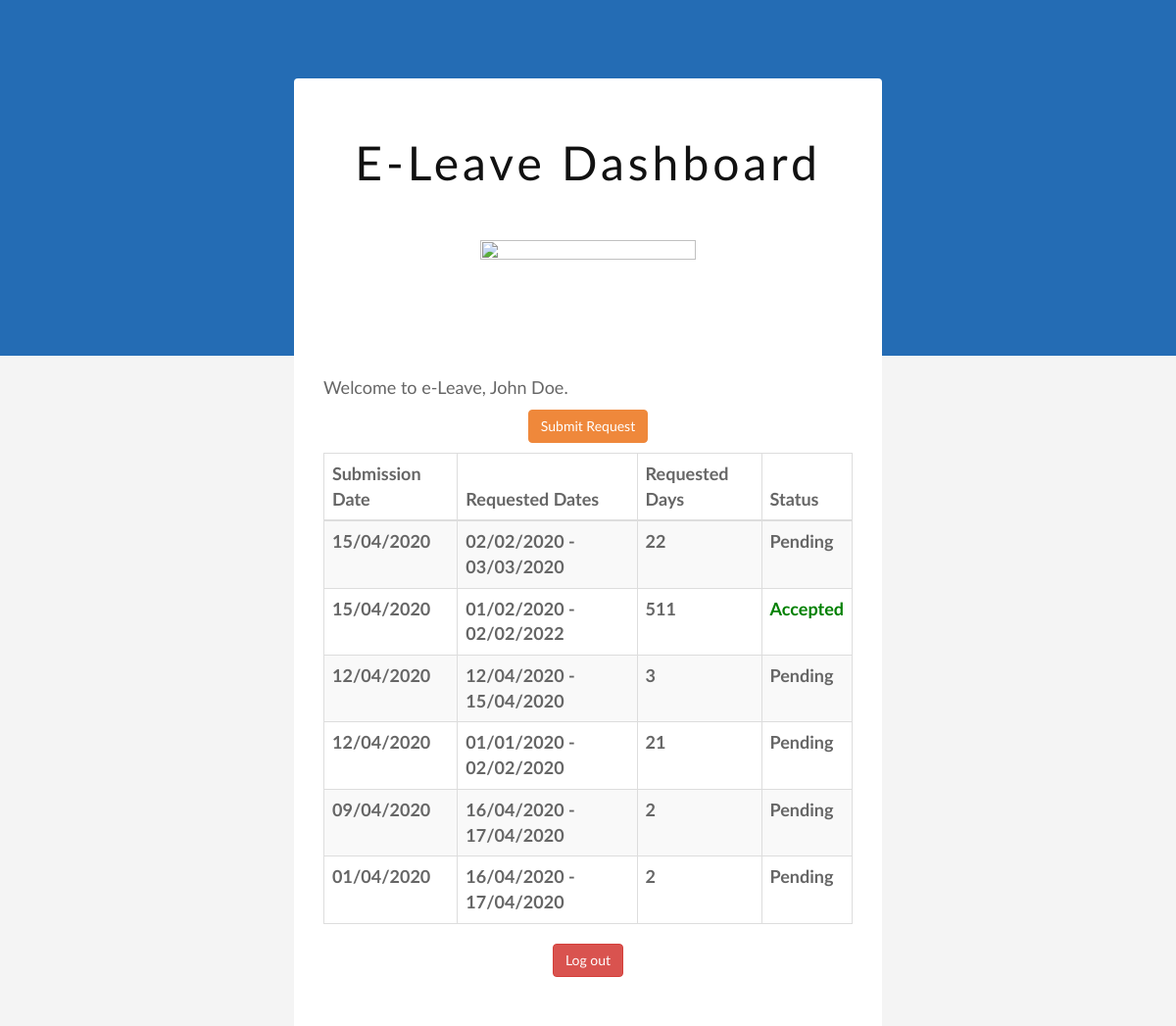
Screenshot of /index.php (signed in) with the database file from the repository.
### tables this page shows
CREATE TABLE `users` (
  `id` int UNSIGNED NOT NULL,
  `first_name` varchar(255) NOT NULL,
  `last_name` varchar(255) NOT NULL,
  `email` varchar(255) NOT NULL,
  `type` enum('employee','supervisor') NOT NULL,
  `password` varchar(255) NOT NULL,
  `supervisor_id` int UNSIGNED NOT NULL
);

CREATE TABLE `applications` (
  `id` int UNSIGNED NOT NULL,
  `employee_id` int UNSIGNED NOT NULL,
  `vacation_start` date NOT NULL,
  `vacation_end` date NOT NULL,
  `reason` text,
  `date_submitted` date NOT NULL,
  `days_requested` int NOT NULL,
  `status` enum('pending','accepted','rejected') NOT NULL
);

### index.php (the view, shortened to what this page needs)
<?php
require_once "pages/config.php";
?>
<!DOCTYPE html>
<html>
<head>
    <link rel="stylesheet" href="https://maxcdn.bootstrapcdn.com/bootstrap/3.3.7/css/bootstrap.css">
    <link rel="stylesheet" type="text/css" href="http://localhost/css/style.css">
</head>
<body style="background-color: #f4f4f4; margin: 0 !important; padding: 0 !important;">
    <table border="0" cellpadding="0" cellspacing="0" width="100%">
        <tr>
            <td bgcolor="#246cb4" align="center">
                <table border="0" cellpadding="0" cellspacing="0" width="100%" style="max-width: 600px;">
                    <tr>
                        <td align="center" valign="top" style="padding: 40px 10px 40px 10px;"> </td>
                    </tr>
                </table>
            </td>
        </tr>
        <tr>
            <td bgcolor="#246cb4" align="center" style="padding: 0px 10px 0px 10px;">
                <table border="0" cellpadding="0" cellspacing="0" width="100%" style="max-width: 600px;">
                    <tr>
                        <td bgcolor="#ffffff" align="center" valign="top" style="padding: 40px 20px 20px 20px; border-radius: 4px 4px 0px 0px; color: #111111; font-family: 'Lato', Helvetica, Arial, sans-serif; font-size: 48px; font-weight: 400; letter-spacing: 4px; line-height: 48px;">
                            <h1 style="font-size: 48px; font-weight: 400; margin: 2;">E-Leave Dashboard</h1> <img src=" https://www.epignosishq.com/wp-content/themes/epignosishq/dist/images/logo.svg" width="220" height="120" style="margin-top:30px ;display: block; border: 0px;" />
                        </td>
                    </tr>
                </table>
            </td>
        </tr>
        <tr>
            <td bgcolor="#f4f4f4" align="center" style="padding: 0px 10px 0px 10px;">
                <table border="0" cellpadding="0" cellspacing="0" width="100%" style="max-width: 600px;">
                    <tr>
                        <td bgcolor="#ffffff" align="left" style="padding: 20px 30px 40px 30px; color: #666666; font-family: 'Lato', Helvetica, Arial, sans-serif; font-size: 18px; font-weight: 400; line-height: 25px;">
                                Welcome to e-Leave, <?php
                                $sql = 'SELECT first_name, last_name FROM users WHERE email = ?';
                                if ($stmt = mysqli_prepare($link, $sql)) {
                                    mysqli_stmt_bind_param($stmt, "s", $_SESSION["email"]);
                                    if (mysqli_stmt_execute($stmt)) {
                                        mysqli_stmt_bind_result($stmt, $first_name, $last_name);
                                        while (mysqli_stmt_fetch($stmt)) {
                                            printf("%s %s", $first_name, $last_name);
                                        }
                                    }
                                }
                                ?>.
                                  <div class="text-center"><a style="margin: 10px;" href="/pages/submit_request.php" class="btn btn-primary">Submit Request</a></div>
                          <?php
                          $sql = 'SELECT vacation_start, vacation_end, date_submitted, days_requested, status FROM applications JOIN users WHERE users.email = ? AND applications.employee_id=(SELECT id FROM users WHERE email = ?) ORDER BY date_submitted DESC';
                          if ($stmt = mysqli_prepare($link, $sql)) {
                              mysqli_stmt_bind_param($stmt, "ss", $_SESSION["email"], $_SESSION["email"]);
                              if (mysqli_stmt_execute($stmt)) {
                                  mysqli_stmt_store_result($stmt);
                                  mysqli_stmt_bind_result($stmt, $vacation_start, $vacation_end, $date_submitted, $days_requested, $status);
                                  if (mysqli_stmt_num_rows($stmt) > 0) {
                                      echo '<table class="table table-striped table-bordered table-sm" cellspacing="0" width="100%">
                                      <thead>
                                        <tr>
                                          <th >Submission Date</th>
                                          <th >Requested Dates</th>
                                          <th >Requested Days</th>
                                          <th >Status</th>
                                        </tr>
                                      </thead>
                                      <tbody>';
                                      $applications = array();
                                      while (mysqli_stmt_fetch($stmt)) {
                                          array_push($applications, array("requested_dates" => format_date($vacation_start) . ' - ' . format_date($vacation_end), "submission_date" => format_date($date_submitted), "requested_days" => $days_requested, "status" => $status));
                                      }
                                      function colorize_status($stat)
                                      {
                                          switch ($stat) {
                                          case 'pending':
                                              return ucfirst($stat);
                                          case 'accepted':
                                              return '<font color="green">' . ucfirst($stat) . '</font>';
                                          }
                                      }
                                      foreach ($applications as $application) {
                                          echo '<tr>
                                                <th>'. $application['submission_date'] .'</th>
                                                <th>'. $application['requested_dates'] .'</th>
                                                <th>'. $application['requested_days'] .'</th>
                                                <th>'. colorize_status($application['status']) .'</th>
                                                </tr>';
                                      }
                                      echo '</tbody></table>';
                                  } else {
                                      echo '<p>No applications found!</p>';
                                  }
                              }
                          }
                          ?>
                          <p>
                              <div class="text-center"><a href="/pages/logout.php" class="btn btn-danger">Log out</a></div>
                          </p>
                        </td>
                    </tr>
                </table>
            </td>
        </tr>
    </table>
</body>
</html>

### css/style.css (style rules this page uses)
body, table, td, a { -webkit-text-size-adjust: 100%; -ms-text-size-adjust: 100%; }
table, td { mso-table-lspace: 0pt; mso-table-rspace: 0pt; }
img { -ms-interpolation-mode: bicubic; }
img { border: 0; height: auto; line-height: 100%; outline: none; text-decoration: none; }
table { border-collapse: collapse !important; }
body { height: 100% !important; margin: 0 !important; padding: 0 !important; width: 100% !important; }
.btn-primary, .btn-primary:hover, .btn-primary:active, .btn-primary:visited, .btn-primary:focus { background-color: #ef883b !important; border-color: #ef883b !important; }

### rows the page displays
applications: submission_date "15/04/2020", requested_dates "02/02/2020 - 03/03/2020", days_requested "22", status "Pending"
applications: submission_date "15/04/2020", requested_dates "01/02/2020 - 02/02/2022", days_requested "511", status "Accepted"
applications: submission_date "12/04/2020", requested_dates "12/04/2020 - 15/04/2020", days_requested "3", status "Pending"
applications: submission_date "12/04/2020", requested_dates "01/01/2020 - 02/02/2020", days_requested "21", status "Pending"

### other values shown
$application['submission_date'] "09/04/2020"
$application['requested_dates'] "16/04/2020 - 17/04/2020"
$application['requested_days'] "2"
colorize_status($application['status']) "Pending"
$application['submission_date'] "01/04/2020"
